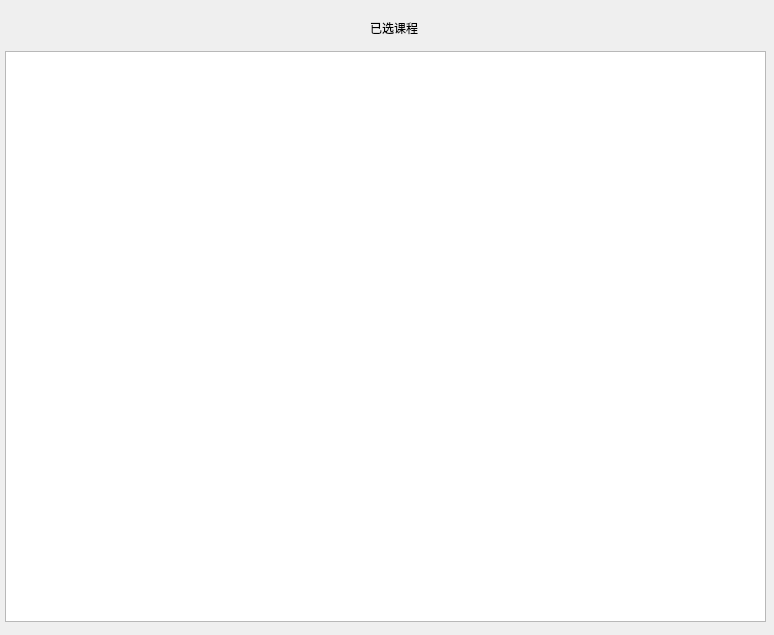
<?xml version="1.0" encoding="UTF-8"?>
<ui version="4.0">
 <class>Dialog</class>
 <widget class="QDialog" name="Dialog">
  <property name="geometry">
   <rect>
    <x>0</x>
    <y>0</y>
    <width>774</width>
    <height>635</height>
   </rect>
  </property>
  <property name="minimumSize">
   <size>
    <width>774</width>
    <height>635</height>
   </size>
  </property>
  <property name="maximumSize">
   <size>
    <width>774</width>
    <height>635</height>
   </size>
  </property>
  <property name="windowTitle">
   <string>Dialog</string>
  </property>
  <widget class="QTableWidget" name="showSelectedSubs">
   <property name="geometry">
    <rect>
     <x>5</x>
     <y>51</y>
     <width>761</width>
     <height>571</height>
    </rect>
   </property>
   <property name="minimumSize">
    <size>
     <width>761</width>
     <height>571</height>
    </size>
   </property>
   <property name="maximumSize">
    <size>
     <width>761</width>
     <height>571</height>
    </size>
   </property>
  </widget>
  <widget class="QLabel" name="topPrompt">
   <property name="geometry">
    <rect>
     <x>370</x>
     <y>20</y>
     <width>72</width>
     <height>15</height>
    </rect>
   </property>
   <property name="text">
    <string>已选课程</string>
   </property>
  </widget>
 </widget>
 <resources/>
 <connections/>
</ui>
